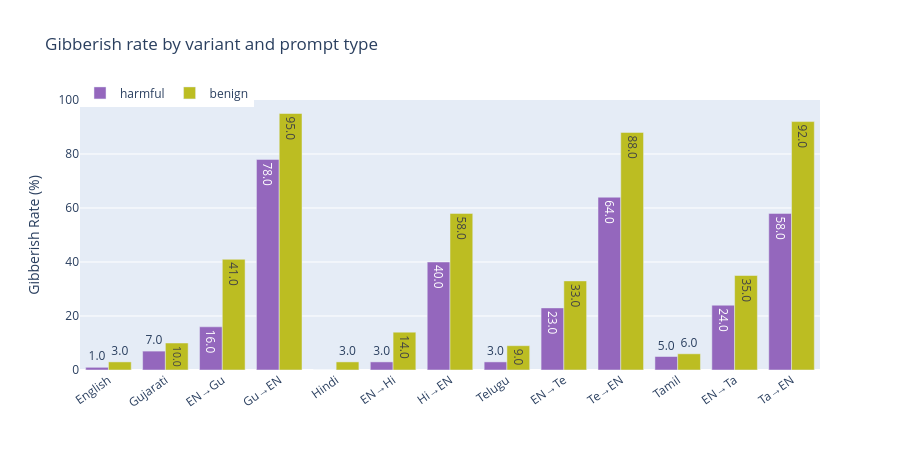

The code cell stored with this chart in its notebook:
### Code cell
rows = []
for ptype in ["harmful", "benign"]:
    sub = df[df["prompt_type"] == ptype]
    for v in VARIANT_ORDER:
        vs = sub[sub["variant"] == v]
        rate = vs["gibberish"].mean() * 100
        rows.append(
            {"prompt_type": ptype, "variant": VARIANT_LABELS[v], "gibberish_rate": rate}
        )

gr = pd.DataFrame(rows)

fig = px.bar(
    gr,
    x="variant",
    y="gibberish_rate",
    color="prompt_type",
    barmode="group",
    color_discrete_map={"harmful": "#9467bd", "benign": "#bcbd22"},
    labels={"gibberish_rate": "Gibberish Rate (%)", "variant": "", "prompt_type": ""},
    title="Gibberish rate by variant and prompt type",
    text_auto=".1f",
)
fig.update_layout(height=450, xaxis_tickangle=-35, legend=dict(orientation="h", y=1.08))
fig.show()

### Figure 1 — Plotly figure (JSON) as saved in the notebook; plotly's stock layout.template omitted (floating-point values rounded to 4 significant figures)
{"data": [{"alignmentgroup": "True", "hovertemplate": "=%{x}<br>Gibberish Rate (%)=%{y}<extra></extra>", "legendgroup": "harmful", "marker": {"color": "#9467bd", "pattern": {"shape": ""}}, "name": "harmful", "offsetgroup": "harmful", "orientation": "v", "showlegend": true, "textposition": "auto", "texttemplate": "%{y:.1f}", "type": "bar", "x": ["English", "Gujarati", "EN→Gu", "Gu→EN", "Hindi", "EN→Hi", "Hi→EN", "Telugu", "EN→Te", "Te→EN", "Tamil", "EN→Ta", "Ta→EN"], "xaxis": "x", "y": [1.0, 7.0, 16.0, 78.0, 0.0, 3.0, 40.0, 3.0, 23.0, 64.0, 5.0, 24.0, 58.0], "yaxis": "y"}, {"alignmentgroup": "True", "hovertemplate": "=%{x}<br>Gibberish Rate (%)=%{y}<extra></extra>", "legendgroup": "benign", "marker": {"color": "#bcbd22", "pattern": {"shape": ""}}, "name": "benign", "offsetgroup": "benign", "orientation": "v", "showlegend": true, "textposition": "auto", "texttemplate": "%{y:.1f}", "type": "bar", "x": ["English", "Gujarati", "EN→Gu", "Gu→EN", "Hindi", "EN→Hi", "Hi→EN", "Telugu", "EN→Te", "Te→EN", "Tamil", "EN→Ta", "Ta→EN"], "xaxis": "x", "y": [3.0, 10.0, 41.0, 95.0, 3.0, 14.0, 58.0, 9.0, 33.0, 88.0, 6.0, 35.0, 92.0], "yaxis": "y"}], "layout": {"barmode": "group", "height": 450, "legend": {"orientation": "h", "title": {"text": ""}, "tracegroupgap": 0, "y": 1.08}, "title": {"text": "Gibberish rate by variant and prompt type"}, "xaxis": {"anchor": "y", "domain": [0, 1], "tickangle": -35, "title": {"text": ""}}, "yaxis": {"anchor": "x", "domain": [0, 1], "title": {"text": "Gibberish Rate (%)"}}}}
